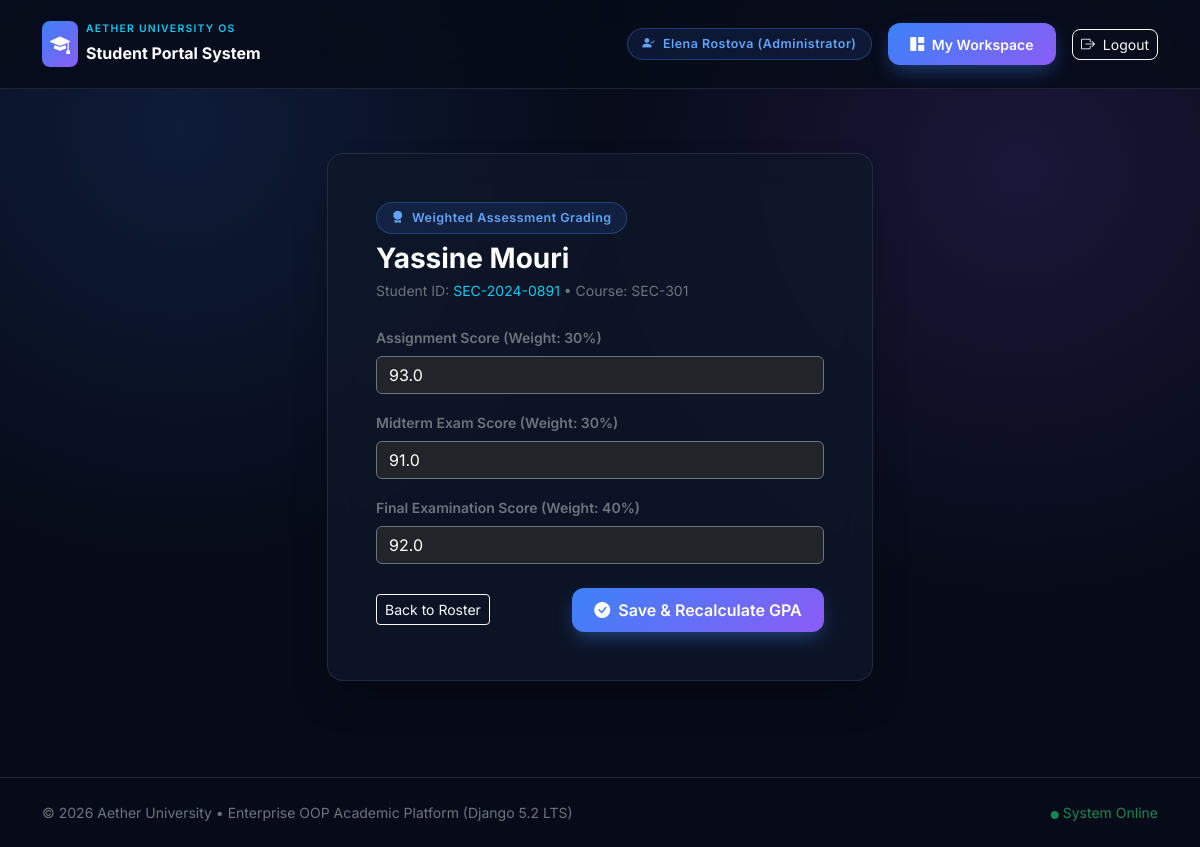
Page /instructor/grade/2/ (signed in) on the earlier database version.
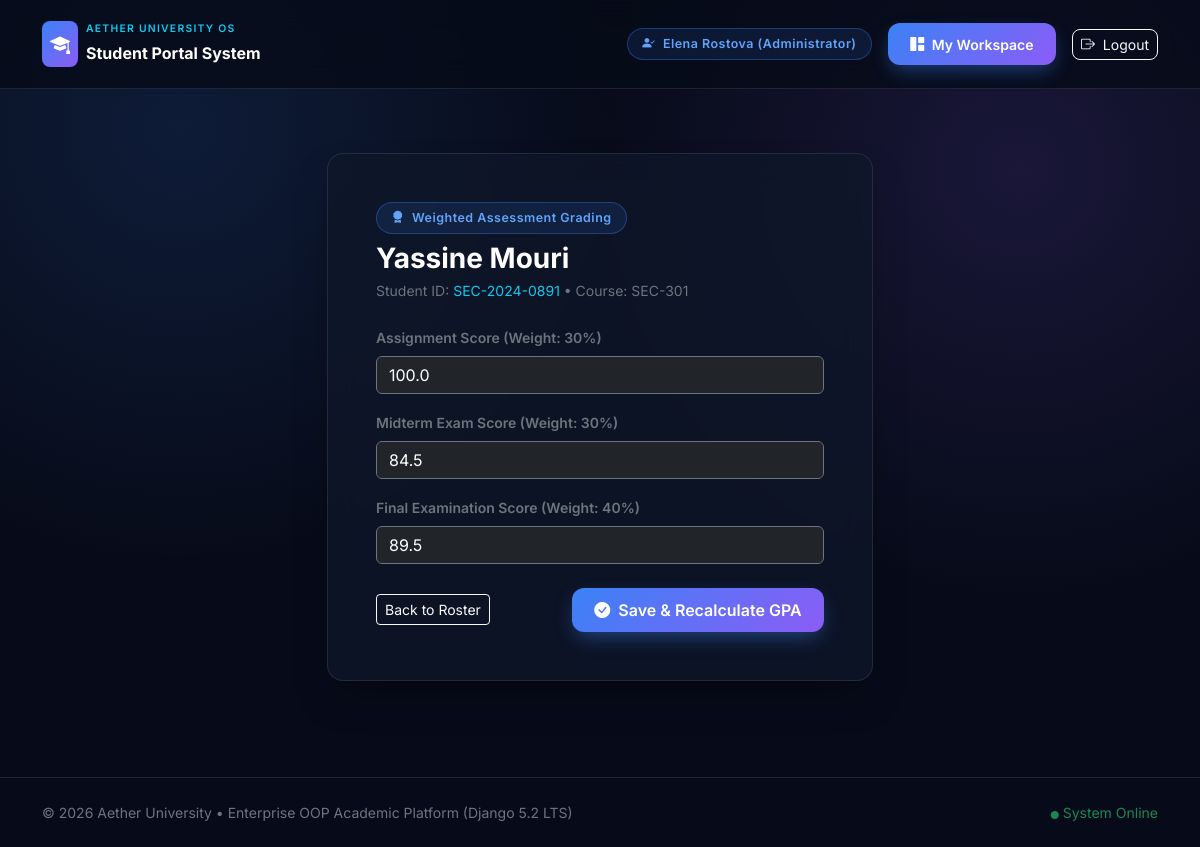
Same page on the later database version.
### apps/academics/models.py (models this page shows, shortened)
class Grade(TimeStampedModel):
    enrollment = models.OneToOneField(
        Enrollment,
        on_delete=models.CASCADE,
        related_name='grade',
    )
    assignment_score = models.FloatField(default=0.0)
    midterm_score = models.FloatField(default=0.0)
    final_exam_score = models.FloatField(default=0.0)
    total_percentage = models.FloatField(default=0.0, editable=False)
    letter_grade = models.CharField(max_length=4, default='F', editable=False)
    grade_points = models.FloatField(default=0.0, editable=False)

### apps/academics/views.py (the view)
# urls.py: path('instructor/grade/<int:enrollment_id>/', academic_views.instructor_grade_view, name='instructor_grade'),
@login_required(login_url='login')
def instructor_grade_view(request, enrollment_id):
    enrollment = get_object_or_404(Enrollment, id=enrollment_id)
    grade, _ = Grade.objects.get_or_create(enrollment=enrollment)
    if request.method == 'POST':
        form = GradeForm(request.POST, instance=grade)
        if form.is_valid():
            form.save()
            Notification.objects.create(
                recipient=enrollment.student.user,
                category=Notification.Category.GRADE,
                title=f"Updated Grade: {enrollment.course.code}",
                message=f"Your grade in {enrollment.course.title} is now {grade.letter_grade} ({grade.total_percentage}%).",
            )
            messages.success(
                request,
                f"Grades updated for {enrollment.student.user.get_full_display_name()} ({enrollment.course.code}).",
            )
            return redirect('instructor_dashboard')
    else:
        form = GradeForm(instance=grade)
    context = {
        'form': form,
        'enrollment': enrollment,
    }
    return render(request, 'instructors/grade_form.html', context)

### apps/academics/forms.py
class GradeForm(forms.ModelForm):
    class Meta:
        model = Grade
        fields = ['assignment_score', 'midterm_score', 'final_exam_score']
        widgets = {
            'assignment_score': forms.NumberInput(attrs={
                'class': 'form-control bg-dark border-secondary text-white',
                'step': '0.5', 'min': '0', 'max': '100'
            }),
            'midterm_score': forms.NumberInput(attrs={
                'class': 'form-control bg-dark border-secondary text-white',
                'step': '0.5', 'min': '0', 'max': '100'
            }),
            'final_exam_score': forms.NumberInput(attrs={
                'class': 'form-control bg-dark border-secondary text-white',
                'step': '0.5', 'min': '0', 'max': '100'
            }),
        }

### apps/accounts/models.py (called while the page is built)
    def get_full_display_name(self) -> str:
        full_name = f"{self.first_name} {self.last_name}".strip()
        return full_name if full_name else self.username

### templates/instructors/grade_form.html (shortened to what this page needs)
{% extends 'base.html' %}
{% block content %}
<div class="container py-5">
    <div class="row justify-content-center">
        <div class="col-md-6">
            <div class="glass-card p-4 p-md-5">
                <span class="badge-pill-glow mb-2 d-inline-block">
                    <i class="bi bi-award-fill me-1"></i> Weighted Assessment Grading
                </span>
                <h3 class="fw-bold text-white mb-1">{{ enrollment.student.user.get_full_display_name }}</h3>
                <p class="text-secondary small mb-4">
                    Student ID: <span class="text-info">{{ enrollment.student.student_id }}</span> • Course: {{ enrollment.course.code }}
                </p>
                <form method="post">
                    <div class="mb-3">
                        <label class="form-label small text-secondary fw-semibold">Assignment Score (Weight: 30%)</label>
                        {{ form.assignment_score }}
                    </div>
                    <div class="mb-3">
                        <label class="form-label small text-secondary fw-semibold">Midterm Exam Score (Weight: 30%)</label>
                        {{ form.midterm_score }}
                    </div>
                    <div class="mb-4">
                        <label class="form-label small text-secondary fw-semibold">Final Examination Score (Weight: 40%)</label>
                        {{ form.final_exam_score }}
                    </div>
                    <div class="d-flex justify-content-between align-items-center">
                        <a href="{% url 'instructor_dashboard' %}" class="btn btn-outline-light btn-sm">Back to Roster</a>
                        <button type="submit" class="btn btn-gradient-primary">
                            <i class="bi bi-check-circle-fill me-1"></i> Save &amp; Recalculate GPA
                        </button>
                    </div>
                </form>
            </div>
        </div>
    </div>
</div>
{% endblock %}

Differences in the rows shown:
changed Grade: assignment_score "93.0" → "100.0"; midterm_score "91.0" → "84.5"; final_exam_score "92.0" → "89.5"
